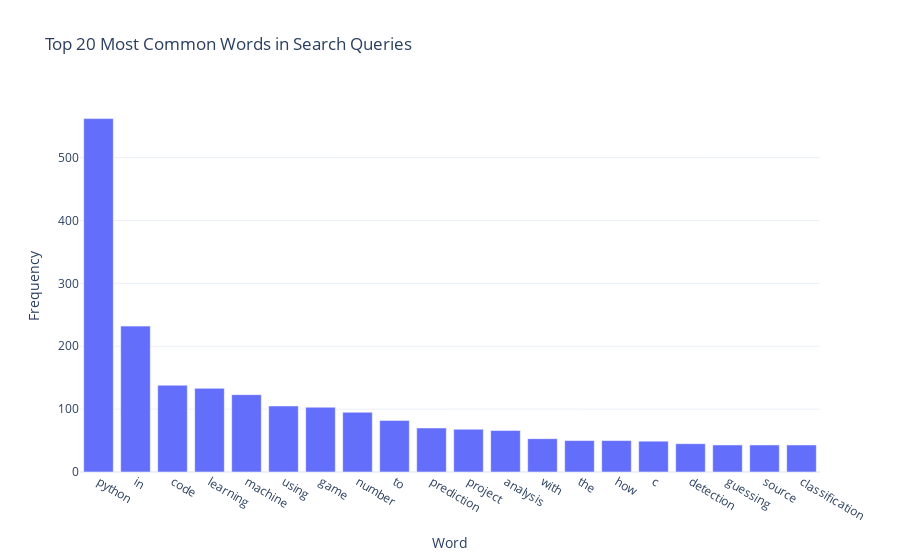

The notebook cell this image was saved under:
### Code cell
#Plotting the word Frequencies

fig = px.bar(word_freq_df , x='Word' , y='Frequency', title='Top 20 Most Common Words in Search Queries')
fig.show()

### Figure 1 — Plotly figure (JSON) as saved in the notebook; plotly's stock layout.template omitted (floating-point values rounded to 4 significant figures)
{"data": [{"alignmentgroup": "True", "hovertemplate": "Word=%{x}<br>Frequency=%{y}<extra></extra>", "legendgroup": "", "marker": {"color": "#636efa", "pattern": {"shape": ""}}, "name": "", "offsetgroup": "", "orientation": "v", "showlegend": false, "textposition": "auto", "type": "bar", "x": ["python", "in", "code", "learning", "machine", "using", "game", "number", "to", "prediction", "project", "analysis", "with", "the", "how", "c", "detection", "guessing", "source", "classification"], "xaxis": "x", "y": [562, 232, 138, 133, 123, 105, 103, 95, 82, 70, 68, 66, 53, 50, 50, 49, 45, 43, 43, 43], "yaxis": "y"}], "layout": {"barmode": "relative", "legend": {"tracegroupgap": 0}, "title": {"text": "Top 20 Most Common Words in Search Queries"}, "xaxis": {"anchor": "y", "domain": [0, 1], "title": {"text": "Word"}}, "yaxis": {"anchor": "x", "domain": [0, 1], "title": {"text": "Frequency"}}}}
